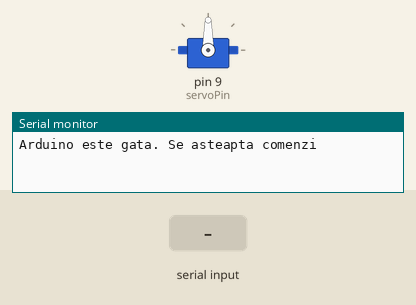
Recording of a sketch running on a simulated Arduino Uno, built with avr-gcc and run on an emulated ATmega328P. Shown: servo, the last lines printed to the serial monitor. The inputs (shaded band) are chosen by the test bench.

Above: at 1.2 s.
1.3 s: "SERVO_ON\n" received over Serial
At 2.5 s:
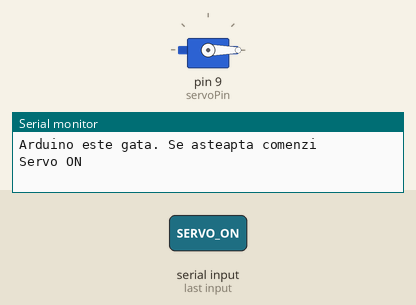
2.8 s: "SERVO_OFF\n" received over Serial
At 3.9 s:
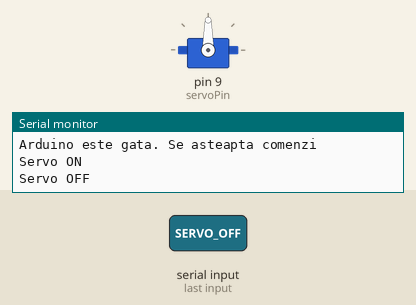
Timing chart, 0 to 5.8 s (numbered marks = the images above; inputs shaded):
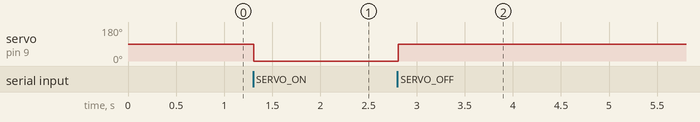

The sketch:

servo.ino
```cpp
#include <Servo.h>

Servo myServo;
const int servoPin = 9;

void setup() {
  Serial.begin(9600);
  myServo.attach(servoPin);
  myServo.write(90);
  Serial.println("Arduino este gata. Se asteapta comenzi");
}

void loop() {
  if (Serial.available() > 0) {
    String command = Serial.readStringUntil('\n');
    command.trim();

    if (command == "SERVO_ON") {
      myServo.write(0);
      Serial.println("Servo ON");
    } else if (command == "SERVO_OFF") {
      myServo.write(90);
      Serial.println("Servo OFF");
    } else {
      Serial.println("Comanda necunoscuta");
    }
  }
}
```

Measured:
- after the input at 1.3 s, servo on pin 9 (servoPin): 90° → 0° at once
- after the input at 2.8 s, servo on pin 9 (servoPin): 0° → 90° at once
